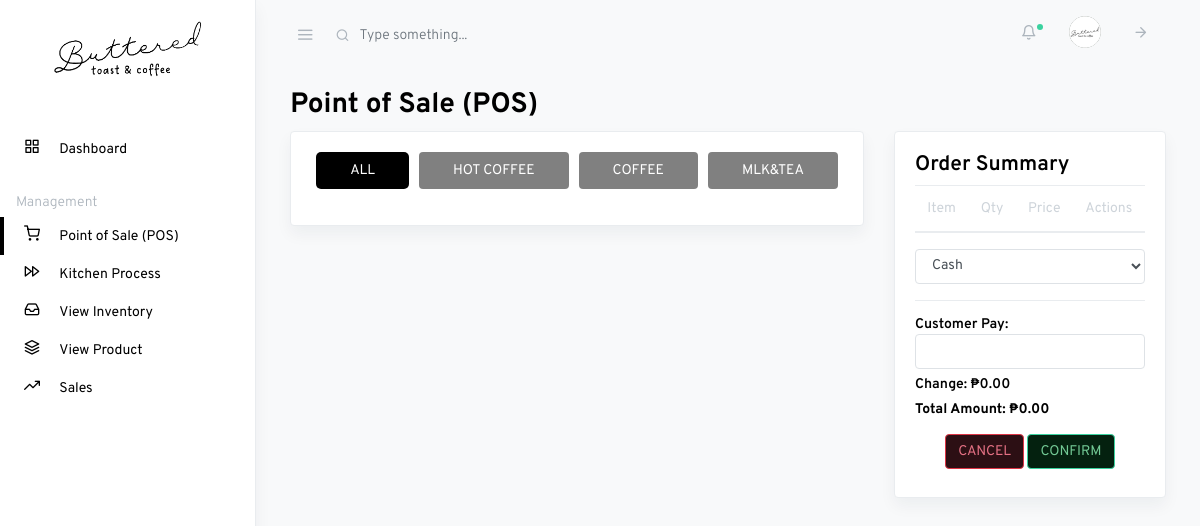
Page /staff-point-of-sale.php (signed in) on the earlier database version.
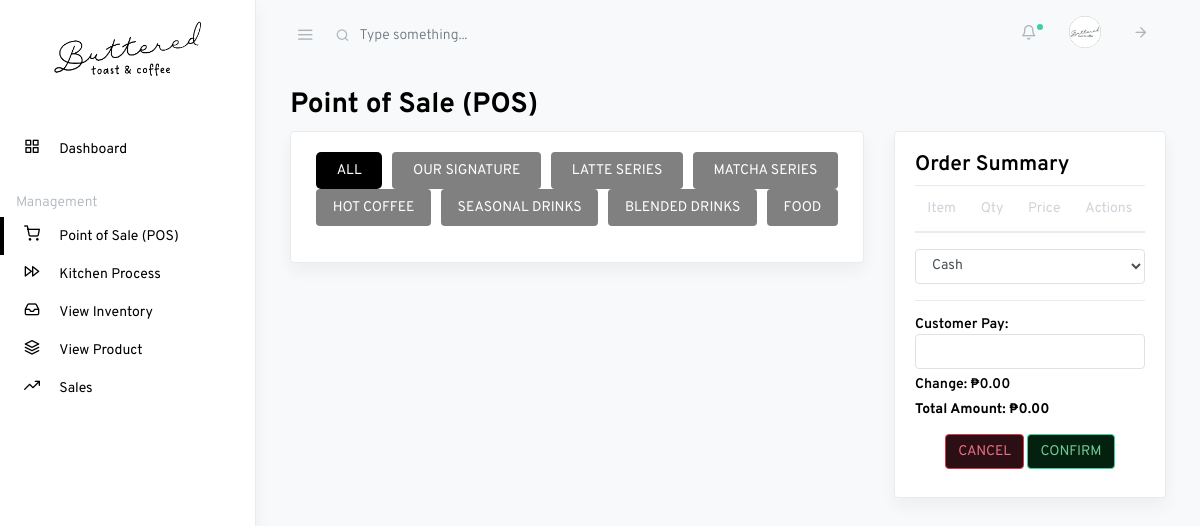
Same page on the later database version.
### tables this page shows
CREATE TABLE `category` (
  `category_id` int(11) NOT NULL,
  `owner_id` int(11) NOT NULL,
  `category_name` text NOT NULL,
  `status` int(1) NOT NULL,
  `photo` text NOT NULL,
  `last_updated` timestamp(6) NOT NULL DEFAULT current_timestamp(6) ON UPDATE current_timestamp(6)
);

### staff-point-of-sale.php (the view, shortened to what this page needs)
<?php
$active_page = "pos";
include 'config.php';
$categoryQuery = "SELECT * FROM category WHERE status = 0";
$categoryResult = mysqli_query($link, $categoryQuery);
?>
<!DOCTYPE html>
<html lang="en">
<head>
    <?php include 'partials/header.php'; ?>
</head>
<body class="vertical light">
    <div class="wrapper">
        <?php include 'partials/staff-navbar.php'; ?>
        <main role="main" class="main-content">
            <div class="container-fluid">
                <h2 class="page-title">Point of Sale (POS)</h2>
                <div class="row justify-content-center">
                    <div class="col-8">
                        <div class="row">
                            <div class="col-12">
                                <div class="card shadow">
                                    <div class="card-body">
                                        <ul class="nav nav-pills nav-fill mb-3" id="category-tabs" role="tablist">
                                            <li class="nav-item">
                                                <a class="nav-link active" id="category-all-tab" data-toggle="pill"
                                                    href="#category-all" role="tab" aria-controls="category-all"
                                                    data-category="all">
                                                    ALL
                                                </a>
                                            </li>
                                            <?php
                                            while ($category = mysqli_fetch_assoc($categoryResult)) {
                                                echo '
                                                <li class="nav-item">
                                                    <a class="nav-link" id="category-' . $category['category_id'] . '-tab" data-toggle="pill"
                                                    href="#category-' . $category['category_id'] . '" role="tab"
                                                    aria-controls="category-' . $category['category_id'] . '"
                                                    data-category="' . $category['category_name'] . '">
                                                        ' . $category['category_name'] . '
                                                    </a>
                                                </li>';
                                            }
                                            ?>
                                        </ul>
                                    </div>
                                </div>
                            </div>
                        </div>
                    </div>
                    <div class="col-4">
                        <div class="row">
                            <div class="col-12">
                                <div class="card shadow">
                                    <div class="card-body">
                                        <div class="order-summary">
                                            <h4>Order Summary</h4>
                                            <table class="table" id="cart-table">
                                                <thead>
                                                    <tr class="text-center">
                                                        <th>Item</th>
                                                        <th>Qty</th>
                                                        <th>Price</th>
                                                        <th>Actions</th>
                                                    </tr>
                                                </thead>
                                            </table>
                                            <select class="form-control" id="payment-method">
                                                <option value="Cash">Cash</option>
                                            </select>
                                            <hr>
                                            <div class="totals">
                                                <h6>Customer Pay: <input type="number" id="customer-pay"
                                                        class="form-control">
                                                </h6>
                                                <h6>Change: <span id="change-amount">₱0.00</span></h6>
                                                <h6><b>Total Amount: <span id="total-amount">₱0.00</span></b></h6>
                                            </div>
                                            <div class="text-center mt-3 mb-2">
                                                <button class="btn btn-danger btn-cancel">CANCEL</button>
                                                <button class="btn btn-success btn-confirm">CONFIRM</button>
                                            </div>
                                        </div>
                                    </div>
                                </div>
                            </div>
                        </div>
                    </div>
                </div>
            </div>
        </main>
    </div>
</body>
</html>

### partials/header.php (shortened to what this page needs)
<link rel="stylesheet" href="css/simplebar.css">
<link rel="stylesheet" href="css/feather.css">
<link rel="stylesheet" href="css/app-light.css" id="lightTheme">

### partials/staff-navbar.php (shortened to what this page needs)
<?php
require_once "config.php";
$sql = "SELECT * FROM staff WHERE staff_id = '".$_SESSION['id']."'";
$result = mysqli_query($link, $sql);
$row = mysqli_fetch_assoc($result);
?>
<nav class="topnav navbar navbar-light">
    <button type="button" class="navbar-toggler text-muted mt-2 p-0 mr-3 collapseSidebar">
        <i class="fe fe-menu navbar-toggler-icon"></i>
    </button>
    <form class="form-inline mr-auto searchform text-muted">
        <input class="form-control mr-sm-2 bg-transparent border-0 pl-4 text-muted" type="search"
            placeholder="Type something..." aria-label="Search">
    </form>
    <ul class="nav">
        <li class="nav-item nav-notif">
            <a class="nav-link text-muted my-2" href="#" data-toggle="modal" data-target=".modal-notif">
                <span class="fe fe-bell fe-16"></span>
                <span class="dot dot-md bg-success"></span>
            </a>
        </li>
        <li class="nav-item">
            <a class="nav-link text-muted" href="#">
                <span class="avatar avatar-sm">
                    <img src="storage/profile/<?php if ($row["photo"] != "" ) { echo $row["photo"]; } else { echo 'default_image.png'; } ?>" alt="..." class="avatar-img rounded-circle">
                </span>
            </a>
        </li>
        <li class="nav-item">
            <a class="nav-link text-muted my-2" href="#" data-toggle="modal" data-target="#defaultModal">
                <i class="fe fe-arrow-right fe-16"></i>
            </a>
        </li>
    </ul>
</nav>
<aside class="sidebar-left border-right bg-white shadow" id="leftSidebar" data-simplebar>
    <nav class="vertnav navbar navbar-light">
        <div class="w-100 mb-4 d-flex">
            <a class="navbar-brand mx-auto mt-2 flex-fill text-center" href="#">
                <div class="text-center mb-4">
                    <img src="assets/images/logo.png" alt="" width="150">
                </div>
            </a>
        </div>
        <ul class="navbar-nav flex-fill w-100 mb-2">
            <li class="nav-item w-100 <?php if ($active_page == "dashboard") { echo "active"; } ?>">
                <a class="nav-link" href="staff-dashboard">
                    <i class="fe fe-grid fe-16"></i>
                    <span class="ml-3 item-text">Dashboard</span>
                </a>
            </li>
        </ul>
        <p class="text-muted nav-heading mt-3 mb-1">
            <span>Management</span>
        </p>
        <ul class="navbar-nav flex-fill w-100 mb-2">
            <li class="nav-item w-100 <?php if ($active_page == "pos") { echo "active"; } ?>">
                <a class="nav-link" href="staff-point-of-sale">
                    <i class="fe fe-shopping-cart fe-16"></i>
                    <span class="ml-3 item-text">Point of Sale (POS)</span>
                </a>
            </li>
            <li class="nav-item w-100 <?php if ($active_page == "kitchen") { echo "active"; } ?>">
                <a class="nav-link" href="staff-kitchen-process">
                    <i class="fe fe-fast-forward fe-16"></i>
                    <span class="ml-3 item-text">Kitchen Process</span>
                </a>
            </li>
            <li class="nav-item w-100 <?php if ($active_page == "inventory") { echo "active"; } ?>">
                <a class="nav-link" href="staff-view-inventory">
                    <i class="fe fe-inbox fe-16"></i>
                    <span class="ml-3 item-text">View Inventory</span>
                </a>
            </li>
            <li class="nav-item w-100 <?php if ($active_page == "product") { echo "active"; } ?>">
                <a class="nav-link" href="staff-view-product">
                    <i class="fe fe-layers fe-16"></i>
                    <span class="ml-3 item-text">View Product</span>
                </a>
            </li>
            <li class="nav-item w-100 <?php if ($active_page == "sales") { echo "active"; } ?>">
                <a class="nav-link" href="staff-sales">
                    <i class="fe fe-trending-up fe-16"></i>
                    <span class="ml-3 item-text">Sales</span>
                </a>
            </li>
        </ul>
    </nav>
</aside>

### css/simplebar.css (style rules this page uses)
[data-simplebar] { position: relative; flex-direction: column; flex-wrap: wrap; justify-content: flex-start; align-content: flex-start; align-items: flex-start; }

### css/feather.css (style rules this page uses)
.fe { font-family: "feather" !important; speak: none; font-style: normal; font-weight: normal; font-variant: normal; text-transform: none; line-height: 1; -webkit-font-smoothing: antialiased; -moz-osx-font-smoothing: grayscale; }
.fe-16 { font-size: 16px; }
.fe-arrow-right:before { content: ""; }
.fe-bell:before { content: ""; }
.fe-fast-forward:before { content: ""; }
.fe-grid:before { content: ""; }
.fe-inbox:before { content: ""; }
.fe-layers:before { content: ""; }
.fe-menu:before { content: ""; }
.fe-shopping-cart:before { content: ""; }
.fe-trending-up:before { content: ""; }

### partials/header.php (style rules this page uses)
.navbar-light .navbar-nav .nav-link { color: #000 !important; }
.page-title, .card-title { color: #000; }

### staff-point-of-sale.php (style rules this page uses)
.nav-pills a { color: #fff; text-decoration: none; background-color: grey; margin-left: 5px; margin-right: 5px; }
.nav-pills .nav-link.active, .nav-pills .show>.nav-link { color: #ffffff; border-radius: 5px; background-color: #000; }
.btn-success { color: #72C894; background-color: #04210F; }
.btn-danger { color: #E37083; background-color: #2C0F14; }
.order-summary h6, h4 { color: #000; }

Differences in the rows shown:
removed category: category_name "COFFEE"
removed category: category_name "MLK&TEA"
added category: category_name "OUR SIGNATURE"
added category: category_name "LATTE SERIES"
added category: category_name "MATCHA SERIES"
added category: category_name "SEASONAL DRINKS"
added category: category_name "BLENDED DRINKS"
added category: category_name "FOOD"
